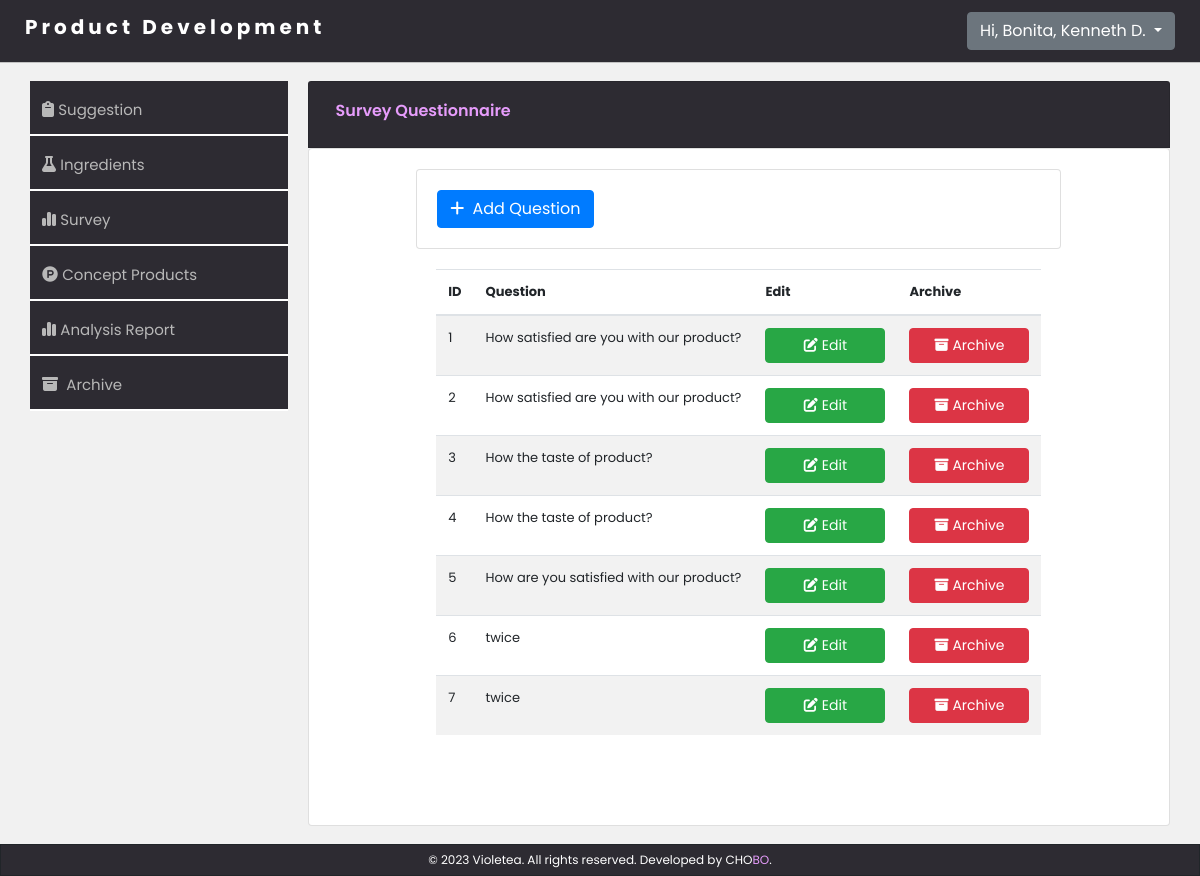
Page /product-development-system/webpage/survey.php (signed in) on the earlier database version.
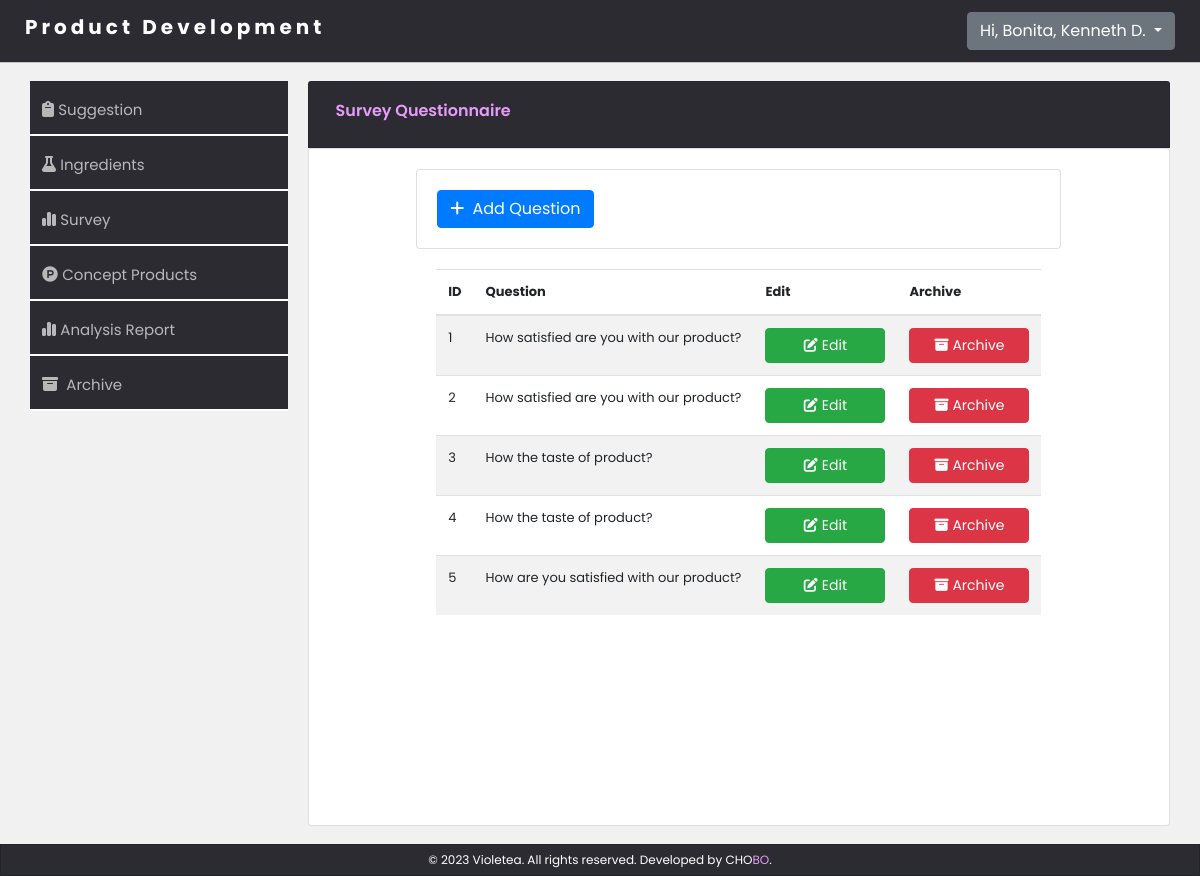
Same page on the later database version.
### tables this page shows
CREATE TABLE `tbl_question` (
  `id` int(11) NOT NULL,
  `question` varchar(255) DEFAULT NULL,
  `archive` varchar(255) DEFAULT NULL
);

### product-development-system/webpage/survey.php (the view, shortened to what the changed rows need)
<!DOCTYPE html>
<html lang="en">
<head>
    <link rel="stylesheet" href="https://stackpath.bootstrapcdn.com/bootstrap/4.2.1/css/bootstrap.min.css">
    <link rel="stylesheet" href="https://cdn.datatables.net/1.10.18/css/dataTables.bootstrap4.min.css">
    <link rel="stylesheet" href="./css/suggestion.css">
</head>
<body>
    <main>
        <div class="container ">
            <div class="cont-right">
                <div class="container">
                    <div class="card card-body-cont">
                    <div class="card-body">
                        <div class="card-body ">
                            <?php
                            include_once '../webpage/includes/db-connection.php';
                            $query = "SELECT * FROM tbl_question WHERE archive = 'false'";
                            $query_run = mysqli_query($conn, $query);
                            ?>
                            <table id="datatableid" class="table table-striped table-responsive">
                                <thead>
                                    <tr>
                                        <th scope="col"> ID</th>
                                        <th scope="col">Question</th>
                                        <th scope="col"> Edit </th>
                                        <th scope="col"> Archive </th>
                                    </tr>
                                </thead>
                                <tbody>
                                    <?php
                                    if ($query_run) {
                                        foreach ($query_run as $row) {
                                    ?>
                                            <tr>
                                                <td><?php echo $row['id']; ?></td>
                                                <td><?php echo $row['question']; ?></td>
                                                <td>
                                                    <button type="button" class="btn btn-function btn-success editbtn editbtn"><i class="fa-solid fa-pen-to-square" style="color: #ffffff;"></i> Edit</button>
                                                </td>
                                                <td>
                                                    <button type="button" class="btn btn-function btn-danger archivebtn archive"><i class="fa-solid fa-box-archive" style="color: #ffffff;"></i> Archive </button>
                                                </td>
                                            </tr>
                                    <?php
                                        }
                                    } else {
                                        echo "No Record Found";
                                    }
                                    ?>
                                </tbody>
                            </table>
                        </div>
                    </div>
                </div>
            </div>
            </div>
        </div>
    </main>
</body>
</html>

Differences in the rows shown:
no longer on this page (row edited): tbl_question: id "6", question "twice"
no longer on this page (row edited): tbl_question: id "7", question "twice"
